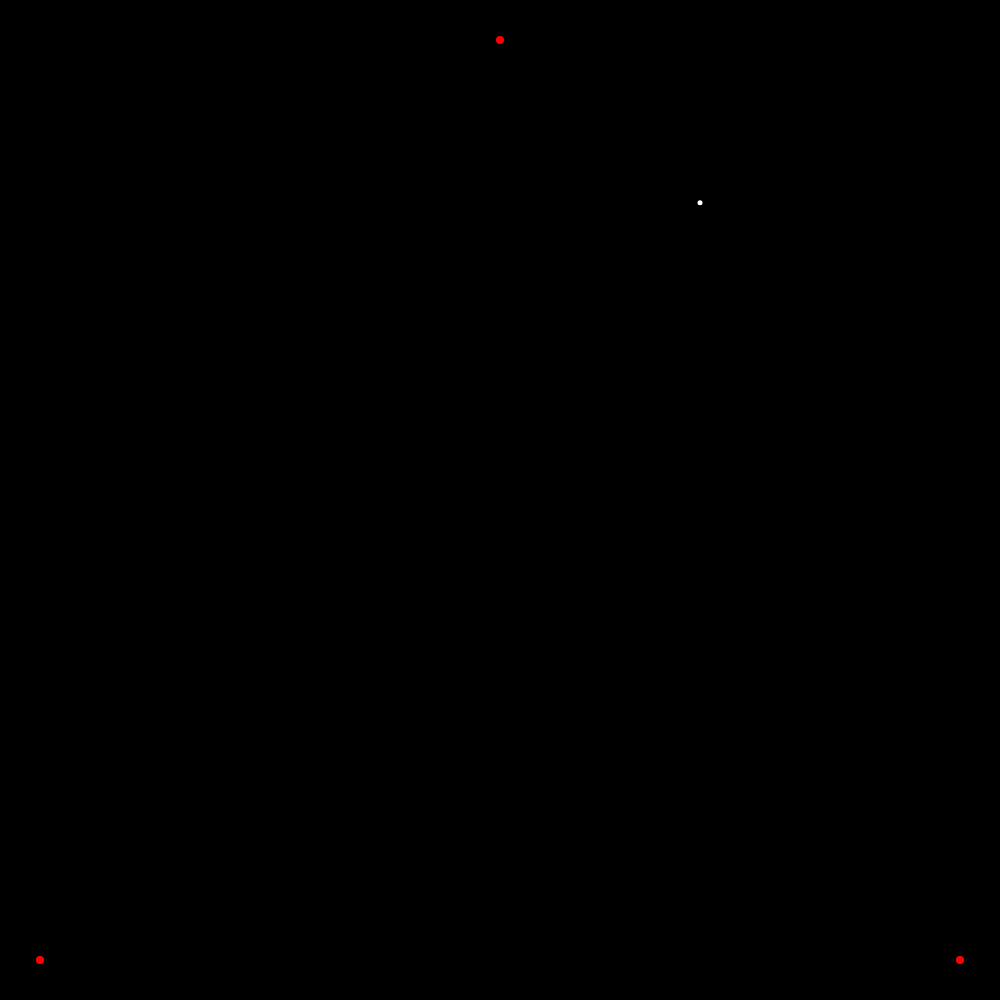
Frame 1 (no input)
Frame 60 (no input): identical to frame 1, image omitted
Frame 120 (the mouse pressed at the canvas centre since frame 60): identical to frame 1, image omitted

The p5.js sketch that drew this single still picture (run headless with seeded random() and noise() and a simulated clock; from frame 60 on, the mouse is pressed at the canvas centre):

// p5.js sketch
// ── sketch.js
document.addEventListener('contextmenu', event => event.preventDefault());


let vertexCount;
let proportion;

let vertices;
let movingPoint;

let iterateButton;
let toggleAuto;
let clearButton;
let resetButton;
let vertexButton;
let customVertices;

let vertexCountSlider;
let proportionSlider;

let isAuto = false;
let isCustom = false;

let iterCount = 0;



function setup() {
  createCanvas(1000, 1000);
  background(0);

  vertexCountSlider = createSlider(3, 6, 3, 1);
  vertexCount = vertexCountSlider.value();

  proportionSlider = createSlider(0.01, 0.99, 0.5, 0.01);
  proportion = proportionSlider.value();

  iterateButton = createButton("Iterate");
  iterateButton.mousePressed(iterate);

  toggleAuto = createButton("Toggle Auto");
  toggleAuto.mousePressed(() => {
    isAuto = !(isAuto || isCustom);
  });

  clearButton = createButton("Clear");
  clearButton.mousePressed(clearScreen);

  resetButton = createButton("Reset");
  resetButton.mousePressed(resetGame);

  vertexButton = createButton("Randomize Vertices");
  vertexButton.mousePressed(() => {
    resetGame();
    console.log("Vertices randomized!");
  });

  customVertices = createButton("Custom Vertices")
  customVertices.mousePressed(() => {
    isAuto = false;
    if (!isCustom) {
      vertices = [];
      movingPoint = {};
      clearScreen();
    } else {
      if (vertices.length >= 3) {
        vertexCount = vertices.length;
        resetGame(randomize=false);
      } else {
        vertexCount = vertexCountSlider.value();
        resetGame();
      }
    }

    isCustom = !isCustom;
  })


  movingPoint = newMovingPoint();

  push();
  stroke(255);
  strokeWeight(5);
  point(movingPoint.x, movingPoint.y);
  pop();


  switch (vertexCount) {
    case 3:
      vertices = [
        {'label': 1, 'x': width/2, 'y': 40},
        {'label': 2, 'x': 40, 'y': height - 40},
        {'label': 3, 'x': width - 40, 'y': height - 40}
      ]
      break;
    case 4:
      vertices = [
        {'label': 1, 'x': 40, 'y': 40},
        {'label': 2, 'x': width - 40, 'y': 40},
        {'label': 3, 'x': 40, 'y': height - 40},
        {'label': 4, 'x': width - 40, 'y': height - 40}
      ]
      break;
  }
  


  drawVertices(vertices);
}

function draw() {
  if (isAuto) {
    iterate();
  }
}

function iterate() {
  selected = random(vertices);
  iterCount++;
  // console.log(`${selected.label} is selected.`);
  console.log(`Iteration: ${iterCount}`);

  dx = selected.x - movingPoint.x;
  dy = selected.y - movingPoint.y;

  proportion = proportionSlider.value();

  movingPoint.x += dx * proportion;
  movingPoint.y += dy * proportion;

  push();
  stroke(255);
  strokeWeight(5);
  point(movingPoint.x, movingPoint.y);
  pop();
}

function randomizeVertices() {
  vertexCount = vertexCountSlider.value();
  vertices = [];
  for (let i = 0; i < vertexCount; i++) {
    let x = random(width-20);
    let y = random(height-20);

    vertices[i] = {'label': i+1, 'x': x, 'y': y};
  }
}

function drawVertices(vertices) {
  push();
  stroke(255, 0, 0);
  strokeWeight(8);
  vertices.forEach(elem => {
    point(elem.x, elem.y);
  });
  pop();
}

function newMovingPoint(x, y) {
  let newPoint = {
    'x': x || random(width-20),
    'y': y || random(height-20)
  };

  return newPoint;
}
function clearScreen() {
  background(0);
  drawVertices(vertices);
  
  push();
  stroke(255);
  strokeWeight(5);
  point(movingPoint.x, movingPoint.y);
  pop();

  console.log("Screen cleaned!");
}

function resetGame(x, y, randomize=true) {
  proportion = proportionSlider.value();

  if (randomize) {
    randomizeVertices();
  }
  
  isAuto = false;
  movingPoint = newMovingPoint(x, y);
  clearScreen();

  console.log("Game resetted");
}

function mousePressed(event) {
  if (isCustom) {
    let x = event.clientX; 
    let y = event.clientY;
    if (x < 0 || x >= width || y < 0 || y >= height) {
      return;
    } 

    if (event.button == 0) {
      vertices.push({'label': vertices.length+1, 'x': x, 'y': y});
      push();
      stroke(255, 0, 0);
      strokeWeight(8);
      point(x, y);
      pop();
    } else if (event.button == 2) {
      if (vertices.length >= 3) {
        vertexCount = vertices.length;
        resetGame(x, y, false);
      } else {
        vertexCount = vertexCountSlider.value();
        resetGame();
      }
      isCustom = false;
    }
  }
}
// ── style.css
html, body {
  margin: 0;
  padding: 0;
}

canvas {
  display: block;
}

button {
  margin-top: 15px;
  margin-left: 5px;
  margin-right: 5px;
}

input {
  margin-top: 10px;
  display: block;
}
